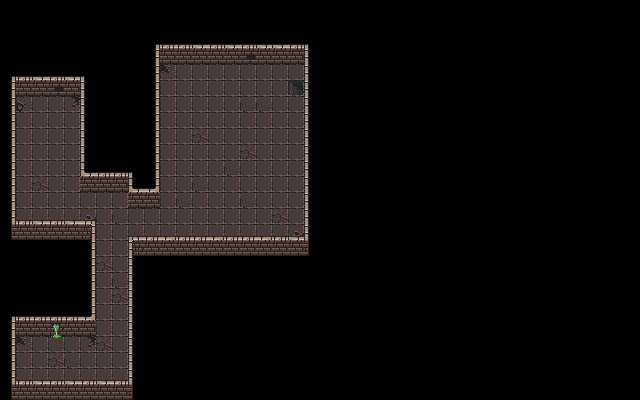

Rendered tile map (Tiled .tmx) drawn with the repository's tilesets; below, a short description and the full map source, tile grids included:
An orthogonal 40x25 tile map with 16x16 px tiles, 3 tile layers (belowplayer, world, aboveplayer).

<map version="1.4" tiledversion="1.4.3" orientation="orthogonal" renderorder="right-down" width="40" height="25" tilewidth="16" tileheight="16" infinite="0" nextlayerid="14" nextobjectid="15">
 <editorsettings>
  <export target="map.json" format="json" />
 </editorsettings>
 <tileset firstgid="1" name="tileset" tilewidth="16" tileheight="16" tilecount="112" columns="7">
  <image source="../images/tileset.png" width="112" height="256" />
 </tileset>
 <layer id="8" name="belowplayer" width="40" height="25" locked="1">
  <data encoding="csv">
0,0,0,0,0,0,0,0,0,0,0,0,0,0,0,0,0,0,0,0,0,0,0,0,0,0,0,0,0,0,0,0,0,0,0,0,0,0,0,0,
0,0,0,0,0,0,0,0,0,0,0,0,0,0,0,0,0,0,0,0,0,0,0,0,0,0,0,0,0,0,0,0,0,0,0,0,0,0,0,0,
0,0,0,0,0,0,0,0,0,0,0,0,0,0,0,0,0,0,0,0,0,0,0,0,0,0,0,0,0,0,0,0,0,0,0,0,0,0,0,0,
0,0,0,0,0,0,0,0,0,0,10,10,10,10,10,25,10,10,10,0,0,0,0,0,0,0,0,0,0,0,0,0,0,0,0,0,0,0,0,0,
0,0,0,0,0,0,0,0,0,0,45,30,30,30,30,30,30,30,30,0,0,0,0,0,0,0,0,0,0,0,0,0,0,0,0,0,0,0,0,0,
0,10,10,25,10,0,0,0,0,0,30,30,30,30,30,30,30,30,30,0,0,0,0,0,0,0,0,0,0,0,0,0,0,0,0,0,0,0,0,0,
0,37,30,30,44,0,0,0,0,0,30,30,30,30,30,38,38,30,30,0,0,0,0,0,0,0,0,0,0,0,0,0,0,0,0,0,0,0,0,0,
0,30,30,30,30,0,0,0,0,0,30,30,30,30,30,30,30,30,30,0,0,0,0,0,0,0,0,0,0,0,0,0,0,0,0,0,0,0,0,0,
0,30,30,30,30,0,0,0,0,0,30,30,31,30,30,30,30,30,30,0,0,0,0,0,0,0,0,0,0,0,0,0,0,0,0,0,0,0,0,0,
0,30,30,30,30,0,0,0,0,0,30,30,30,30,30,31,30,30,30,0,0,0,0,0,0,0,0,0,0,0,0,0,0,0,0,0,0,0,0,0,
0,30,30,30,30,0,0,0,0,0,30,30,30,30,38,30,30,30,30,0,0,0,0,0,0,0,0,0,0,0,0,0,0,0,0,0,0,0,0,0,
0,30,31,30,30,10,10,10,0,0,30,30,38,30,30,30,30,30,30,0,0,0,0,0,0,0,0,0,0,0,0,0,0,0,0,0,0,0,0,0,
0,30,30,30,30,30,30,30,10,10,30,38,30,30,30,38,30,30,30,0,0,0,0,0,0,0,0,0,0,0,0,0,0,0,0,0,0,0,0,0,
0,30,30,30,30,39,30,38,30,30,30,30,30,30,30,30,30,31,30,0,0,0,0,0,0,0,0,0,0,0,0,0,0,0,0,0,0,0,0,0,
0,0,0,0,0,0,30,30,30,30,30,30,30,30,30,30,30,30,39,0,0,0,0,0,0,0,0,0,0,0,0,0,0,0,0,0,0,0,0,0,
0,0,0,0,0,0,30,30,0,0,0,0,0,0,0,0,0,0,0,0,0,0,0,0,0,0,0,0,0,0,0,0,0,0,0,0,0,0,0,0,
0,0,0,0,0,0,31,30,0,0,0,0,0,0,0,0,0,0,0,0,0,0,0,0,0,0,0,0,0,0,0,0,0,0,0,0,0,0,0,0,
0,0,0,0,0,0,30,38,0,0,0,0,0,0,0,0,0,0,0,0,0,0,0,0,0,0,0,0,0,0,0,0,0,0,0,0,0,0,0,0,
0,0,0,0,0,0,30,31,0,0,0,0,0,0,0,0,0,0,0,0,0,0,0,0,0,0,0,0,0,0,0,0,0,0,0,0,0,0,0,0,
0,0,0,0,0,0,30,30,0,0,0,0,0,0,0,0,0,0,0,0,0,0,0,0,0,0,0,0,0,0,0,0,0,0,0,0,0,0,0,0,
0,10,10,40,10,10,30,30,0,0,0,0,0,0,0,0,0,0,0,0,0,0,0,0,0,0,0,0,0,0,0,0,0,0,0,0,0,0,0,0,
0,45,30,47,30,44,31,30,0,0,0,0,0,0,0,0,0,0,0,0,0,0,0,0,0,0,0,0,0,0,0,0,0,0,0,0,0,0,0,0,
0,30,30,31,38,30,30,30,0,0,0,0,0,0,0,0,0,0,0,0,0,0,0,0,0,0,0,0,0,0,0,0,0,0,0,0,0,0,0,0,
0,30,30,30,30,30,30,30,0,0,0,0,0,0,0,0,0,0,0,0,0,0,0,0,0,0,0,0,0,0,0,0,0,0,0,0,0,0,0,0,
0,0,0,0,0,0,0,0,0,0,0,0,0,0,0,0,0,0,0,0,0,0,0,0,0,0,0,0,0,0,0,0,0,0,0,0,0,0,0,0
</data>
 </layer>
 <layer id="9" name="world" width="40" height="25">
  <data encoding="csv">
0,0,0,0,0,0,0,0,0,0,0,0,0,0,0,0,0,0,0,0,0,0,0,0,0,0,0,0,0,0,0,0,0,0,0,0,0,0,0,0,
0,0,0,0,0,0,0,0,0,0,0,0,0,0,0,0,0,0,0,0,0,0,0,0,0,0,0,0,0,0,0,0,0,0,0,0,0,0,0,0,
0,0,0,0,0,0,0,0,0,50,3,3,3,3,3,3,3,3,3,51,0,0,0,0,0,0,0,0,0,0,0,0,0,0,0,0,0,0,0,0,
0,0,0,0,0,0,0,0,0,57,0,0,0,0,0,0,0,0,0,58,0,0,0,0,0,0,0,0,0,0,0,0,0,0,0,0,0,0,0,0,
50,3,3,3,3,51,0,0,0,57,0,0,0,0,0,0,0,0,0,58,0,0,0,0,0,0,0,0,0,0,0,0,0,0,0,0,0,0,0,0,
57,0,0,0,0,58,0,0,0,57,0,0,0,0,0,0,0,0,83,58,0,0,0,0,0,0,0,0,0,0,0,0,0,0,0,0,0,0,0,0,
57,0,0,0,0,58,0,0,0,57,0,0,0,0,0,0,0,0,0,58,0,0,0,0,0,0,0,0,0,0,0,0,0,0,0,0,0,0,0,0,
57,0,0,0,0,58,0,0,0,57,0,0,0,0,0,0,0,0,0,58,0,0,0,0,0,0,0,0,0,0,0,0,0,0,0,0,0,0,0,0,
57,0,0,0,0,58,0,0,0,57,0,0,0,0,0,0,0,0,0,58,0,0,0,0,0,0,0,0,0,0,0,0,0,0,0,0,0,0,0,0,
57,0,0,0,0,58,0,0,0,57,0,0,0,0,0,0,0,0,0,58,0,0,0,0,0,0,0,0,0,0,0,0,0,0,0,0,0,0,0,0,
57,0,0,0,0,62,3,3,51,57,0,0,0,0,0,0,0,0,0,58,0,0,0,0,0,0,0,0,0,0,0,0,0,0,0,0,0,0,0,0,
57,0,0,0,0,0,0,0,62,61,0,0,0,0,0,0,0,0,0,58,0,0,0,0,0,0,0,0,0,0,0,0,0,0,0,0,0,0,0,0,
57,0,0,0,0,0,0,0,0,0,0,0,0,0,0,0,0,0,0,58,0,0,0,0,0,0,0,0,0,0,0,0,0,0,0,0,0,0,0,0,
57,0,0,0,0,0,0,0,0,0,0,0,0,0,0,0,0,0,0,58,0,0,0,0,0,0,0,0,0,0,0,0,0,0,0,0,0,0,0,0,
64,10,10,10,10,68,0,0,0,0,0,0,0,0,0,0,0,0,0,58,0,0,0,0,0,0,0,0,0,0,0,0,0,0,0,0,0,0,0,0,
0,0,0,0,0,57,0,0,69,10,10,10,10,10,10,10,10,10,10,65,0,0,0,0,0,0,0,0,0,0,0,0,0,0,0,0,0,0,0,0,
0,0,0,0,0,57,0,0,58,0,0,0,0,0,0,0,0,0,0,0,0,0,0,0,0,0,0,0,0,0,0,0,0,0,0,0,0,0,0,0,
0,0,0,0,0,57,0,0,58,0,0,0,0,0,0,0,0,0,0,0,0,0,0,0,0,0,0,0,0,0,0,0,0,0,0,0,0,0,0,0,
0,0,0,0,0,57,0,0,58,0,0,0,0,0,0,0,0,0,0,0,0,0,0,0,0,0,0,0,0,0,0,0,0,0,0,0,0,0,0,0,
50,3,3,3,3,61,0,0,58,0,0,0,0,0,0,0,0,0,0,0,0,0,0,0,0,0,0,0,0,0,0,0,0,0,0,0,0,0,0,0,
57,0,0,0,0,0,0,0,58,0,0,0,0,0,0,0,0,0,0,0,0,0,0,0,0,0,0,0,0,0,0,0,0,0,0,0,0,0,0,0,
57,0,0,0,0,0,0,0,58,0,0,0,0,0,0,0,0,0,0,0,0,0,0,0,0,0,0,0,0,0,0,0,0,0,0,0,0,0,0,0,
57,0,0,0,0,0,0,0,58,0,0,0,0,0,0,0,0,0,0,0,0,0,0,0,0,0,0,0,0,0,0,0,0,0,0,0,0,0,0,0,
57,0,0,0,0,0,0,0,58,0,0,0,0,0,0,0,0,0,0,0,0,0,0,0,0,0,0,0,0,0,0,0,0,0,0,0,0,0,0,0,
64,10,10,10,10,10,10,10,65,0,0,0,0,0,0,0,0,0,0,0,0,0,0,0,0,0,0,0,0,0,0,0,0,0,0,0,0,0,0,0
</data>
 </layer>
 <layer id="13" name="aboveplayer" width="40" height="25" locked="1">
  <data encoding="csv">
0,0,0,0,0,0,0,0,0,0,0,0,0,0,0,0,0,0,0,0,0,0,0,0,0,0,0,0,0,0,0,0,0,0,0,0,0,0,0,0,
0,0,0,0,0,0,0,0,0,0,0,0,0,0,0,0,0,0,0,0,0,0,0,0,0,0,0,0,0,0,0,0,0,0,0,0,0,0,0,0,
0,0,0,0,0,0,0,0,0,0,0,0,76,0,76,0,76,76,0,0,0,0,0,0,0,0,0,0,0,0,0,0,0,0,0,0,0,0,0,0,
0,0,0,0,0,0,0,0,0,0,0,0,0,0,0,0,0,0,0,0,0,0,0,0,0,0,0,0,0,0,0,0,0,0,0,0,0,0,0,0,
0,0,76,0,76,0,0,0,0,0,0,0,0,0,0,0,0,0,0,0,0,0,0,0,0,0,0,0,0,0,0,0,0,0,0,0,0,0,0,0,
0,0,0,0,0,0,0,0,0,0,0,0,0,0,0,0,0,0,0,0,0,0,0,0,0,0,0,0,0,0,0,0,0,0,0,0,0,0,0,0,
0,0,0,0,0,0,0,0,0,0,0,0,0,0,0,0,0,0,0,0,0,0,0,0,0,0,0,0,0,0,0,0,0,0,0,0,0,0,0,0,
0,0,0,0,0,0,0,0,0,0,0,0,0,0,0,0,0,0,0,0,0,0,0,0,0,0,0,0,0,0,0,0,0,0,0,0,0,0,0,0,
0,0,0,0,0,0,0,0,0,0,0,0,0,0,0,0,0,0,0,0,0,0,0,0,0,0,0,0,0,0,0,0,0,0,0,0,0,0,0,0,
0,0,0,0,0,0,0,0,0,0,0,0,0,0,0,0,0,0,0,0,0,0,0,0,0,0,0,0,0,0,0,0,0,0,0,0,0,0,0,0,
0,0,0,0,0,0,0,0,0,0,0,0,0,0,0,0,0,0,0,0,0,0,0,0,0,0,0,0,0,0,0,0,0,0,0,0,0,0,0,0,
0,0,0,0,0,0,0,0,0,0,0,0,0,0,0,0,0,0,0,0,0,0,0,0,0,0,0,0,0,0,0,0,0,0,0,0,0,0,0,0,
0,0,0,0,0,0,0,0,0,0,0,0,0,0,0,0,0,0,0,0,0,0,0,0,0,0,0,0,0,0,0,0,0,0,0,0,0,0,0,0,
0,3,76,3,76,53,0,0,0,0,0,0,0,0,0,0,0,0,0,0,0,0,0,0,0,0,0,0,0,0,0,0,0,0,0,0,0,0,0,0,
0,0,0,0,0,0,0,0,52,3,75,3,3,75,3,3,75,3,76,0,0,0,0,0,0,0,0,0,0,0,0,0,0,0,0,0,0,0,0,0,
0,0,0,0,0,0,0,0,0,0,0,0,0,0,0,0,0,0,0,0,0,0,0,0,0,0,0,0,0,0,0,0,0,0,0,0,0,0,0,0,
0,0,0,0,0,0,0,0,0,0,0,0,0,0,0,0,0,0,0,0,0,0,0,0,0,0,0,0,0,0,0,0,0,0,0,0,0,0,0,0,
0,0,0,0,0,0,0,0,0,0,0,0,0,0,0,0,0,0,0,0,0,0,0,0,0,0,0,0,0,0,0,0,0,0,0,0,0,0,0,0,
0,0,0,0,0,0,0,0,0,0,0,0,0,0,0,0,0,0,0,0,0,0,0,0,0,0,0,0,0,0,0,0,0,0,0,0,0,0,0,0,
0,0,0,0,0,0,0,0,0,0,0,0,0,0,0,0,0,0,0,0,0,0,0,0,0,0,0,0,0,0,0,0,0,0,0,0,0,0,0,0,
0,0,0,0,0,0,0,0,0,0,0,0,0,0,0,0,0,0,0,0,0,0,0,0,0,0,0,0,0,0,0,0,0,0,0,0,0,0,0,0,
0,0,0,0,0,0,0,0,0,0,0,0,0,0,0,0,0,0,0,0,0,0,0,0,0,0,0,0,0,0,0,0,0,0,0,0,0,0,0,0,
0,0,0,0,0,0,0,0,0,0,0,0,0,0,0,0,0,0,0,0,0,0,0,0,0,0,0,0,0,0,0,0,0,0,0,0,0,0,0,0,
0,3,76,3,76,3,76,3,0,0,0,0,0,0,0,0,0,0,0,0,0,0,0,0,0,0,0,0,0,0,0,0,0,0,0,0,0,0,0,0,
0,0,0,0,0,0,0,0,0,0,0,0,0,0,0,0,0,0,0,0,0,0,0,0,0,0,0,0,0,0,0,0,0,0,0,0,0,0,0,0
</data>
 </layer>
</map>